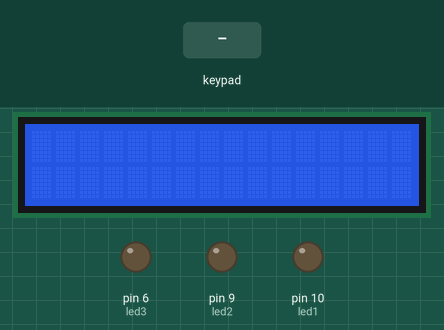
This sketch was run on a simulated Arduino Uno, built with avr-gcc and run on an emulated ATmega328P. Parts: 16×2 character LCD, output pins drawn as LEDs (lit = HIGH). The inputs (shaded band) are chosen by the test bench.

Above: at 1.2 s.
1.3 s: keypad keys 1 3 8 7 # pressed 0.4 s apart
At 2.4 s:
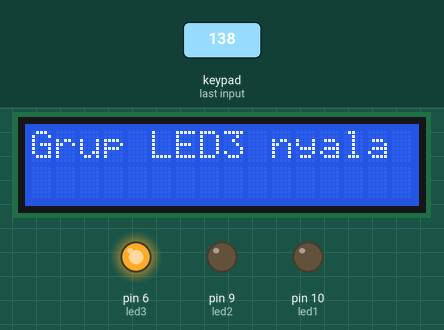
At 5.2 s:
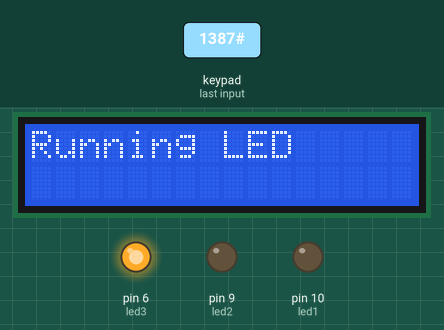
8.4 s: key '*' pressed
11.4 s: key '2' pressed
14.4 s: key '#' pressed
At 16.4 s:
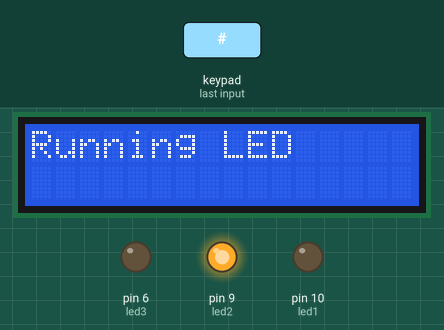
Timing chart, 0 to 17.6 s (numbered marks = the images above; inputs shaded):
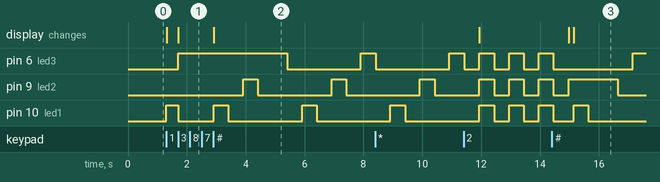

The sketch:

nomor4.ino
```cpp
#include <Keypad.h>
#include <LiquidCrystal.h>
LiquidCrystal lcd(12, 11, 5, 4,3, 2);

const int ROW = 4;
const int COL = 3;

char keys[ROW][COL] = {
  {'1','2','3'},
  {'4','5','6'},
  {'7','8','9'},
  {'*','0','#'}
};

byte pin_rows[ROW] = {A0,A1,A2,A3};
byte pin_column[COL] = {13,8,7};

Keypad keypad = Keypad( makeKeymap(keys), pin_rows, pin_column, ROW, COL );

int led1=10;
int led2=9;
int led3=6;

void setup(){
  pinMode(led1,OUTPUT);
  pinMode(led2,OUTPUT);
  pinMode(led3,OUTPUT);
  lcd.begin(16, 2);
}

void loop(){
  char key = keypad.getKey();

  if (key=='1'){
    lcd.clear();
    digitalWrite(led1,HIGH);
    digitalWrite(led2,LOW);
    digitalWrite(led3,LOW);
    lcd.print("Grup LED1 nyala");
  }
  else if (key=='2'){
    lcd.clear();
    digitalWrite(led1,LOW);
    digitalWrite(led2,HIGH);
    digitalWrite(led3,LOW);
    lcd.print("Grup LED2 nyala");
  }
  else if (key=='3'){
    lcd.clear();
    digitalWrite(led1,LOW);
    digitalWrite(led2,LOW);
    digitalWrite(led3,HIGH);
    lcd.print("Grup LED3 nyala");
  }
  else if (key=='#'){
    for (int a=0;a<3;a++){
      lcd.clear();
      lcd.print("Running LED");
      digitalWrite(led1,HIGH);
      delay(500);
      digitalWrite(led1,LOW);
      delay(500);
      digitalWrite(led2,HIGH);
      delay(500);
      digitalWrite(led2,LOW);
      delay(500);
      digitalWrite(led3,HIGH);
      delay(500);
      digitalWrite(led3,LOW);
      delay(500);
    }
  }
  else if (key=='*'){
    for (int b=0;b<3;b++){
      lcd.clear();
      lcd.print("Blinking LED");
      digitalWrite(led1,HIGH);
      digitalWrite(led2,HIGH);
      digitalWrite(led3,HIGH);
      delay(500);
      digitalWrite(led1,LOW);
      digitalWrite(led2,LOW);
      digitalWrite(led3,LOW);
      delay(500);
    }
  }
}
```

Measured:
- after the input at 1.3 s, pin 6 (led3): LOW → HIGH after 0.41 s, → LOW 3.7 s later, → HIGH 2.5 s later; pin 9 (led2): alternates HIGH for 0.50 s and LOW for 2.5 s, starting after 2.6 s
- after the input at 14.4 s, the display: first differs from a run without the input after 0.75 s (image 3)
